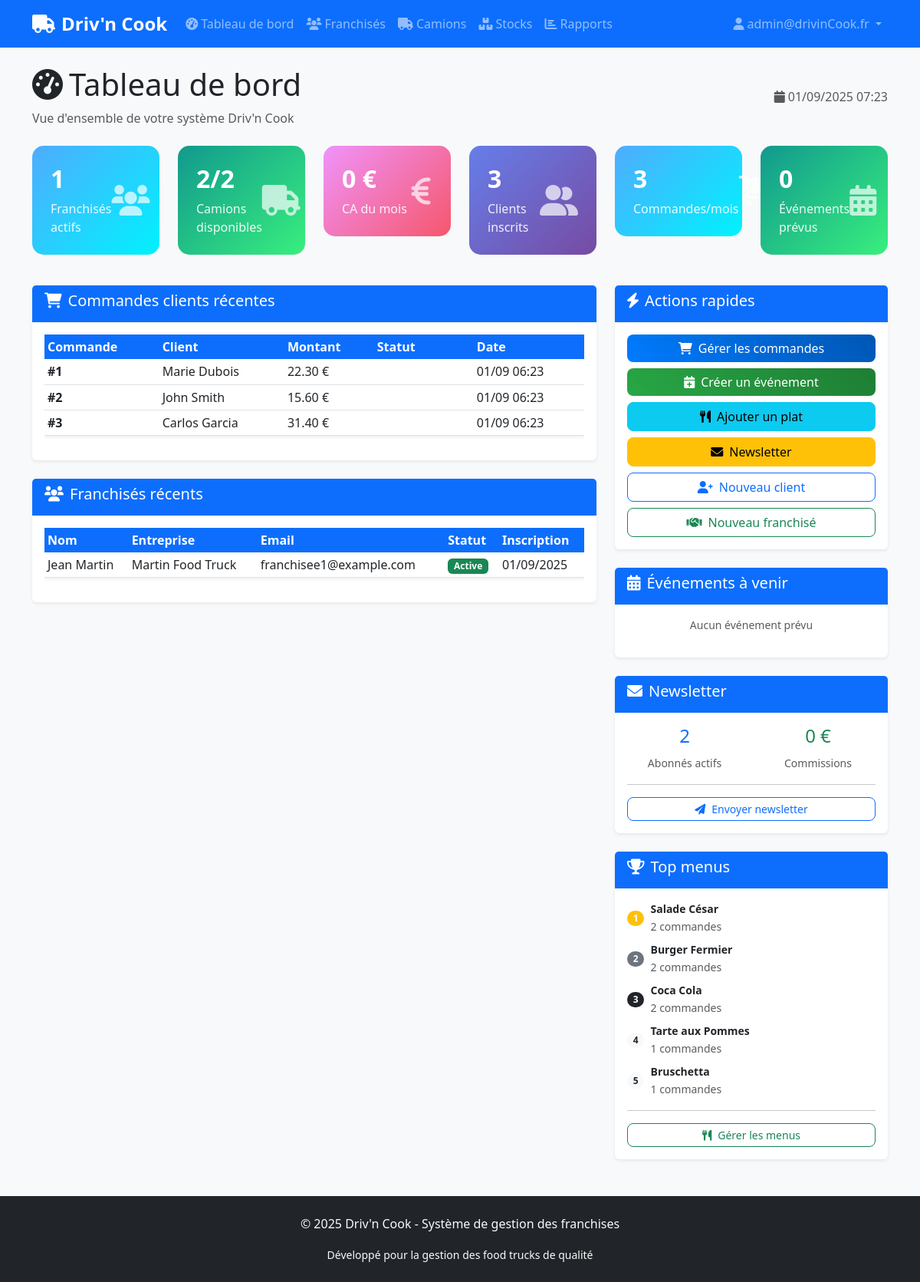
Page /admin/dashboard.php (signed in) on the committed database.
### tables this page shows
CREATE TABLE client_orders (
    id INT AUTO_INCREMENT PRIMARY KEY,
    client_id INT NOT NULL,
    truck_id INT,
    total_amount DECIMAL(10,2) NOT NULL,
    order_date TIMESTAMP DEFAULT CURRENT_TIMESTAMP,
    pickup_time DATETIME,
    pickup_location VARCHAR(100),
    status ENUM('pending', 'confirmed', 'ready', 'completed', 'cancelled') DEFAULT 'pending',
    payment_method ENUM('card', 'cash', 'loyalty_points') DEFAULT 'card',
    loyalty_points_used INT DEFAULT 0,
    FOREIGN KEY (client_id) REFERENCES clients(id) ON DELETE CASCADE,
    FOREIGN KEY (truck_id) REFERENCES trucks(id) ON DELETE SET NULL
);

CREATE TABLE clients (
    id INT AUTO_INCREMENT PRIMARY KEY,
    email VARCHAR(100) UNIQUE NOT NULL,
    password VARCHAR(255) NOT NULL,
    firstname VARCHAR(50) NOT NULL,
    lastname VARCHAR(50) NOT NULL,
    phone VARCHAR(20),
    address TEXT,
    loyalty_points INT DEFAULT 0,
    language ENUM('fr', 'en', 'es') DEFAULT 'fr',
    created_at TIMESTAMP DEFAULT CURRENT_TIMESTAMP
);

CREATE TABLE franchisees (
    id INT AUTO_INCREMENT PRIMARY KEY,
    user_id INT,
    name VARCHAR(100) NOT NULL,
    company_name VARCHAR(100),
    phone VARCHAR(20),
    address TEXT,
    entry_fee_paid DECIMAL(10,2) DEFAULT 50000.00,
    commission_rate DECIMAL(3,2) DEFAULT 4.00,
    status ENUM('active', 'inactive') DEFAULT 'active',
    created_at TIMESTAMP DEFAULT CURRENT_TIMESTAMP,
    FOREIGN KEY (user_id) REFERENCES users(id) ON DELETE CASCADE
);

CREATE TABLE users (
    id INT AUTO_INCREMENT PRIMARY KEY,
    email VARCHAR(100) UNIQUE NOT NULL,
    password VARCHAR(255) NOT NULL,
    type ENUM('admin', 'franchisee') NOT NULL,
    created_at TIMESTAMP DEFAULT CURRENT_TIMESTAMP
);

### admin/dashboard.php (the view, shortened to what the rows shown need)
<?php
require_once '../includes/header.php';
$pdo = getDBConnection();
$recent_client_orders = $pdo->query("
    SELECT co.id, co.total_amount, co.status, co.order_date,
           c.firstname, c.lastname, c.email,
           t.license_plate as truck_plate
    FROM client_orders co
    JOIN clients c ON co.client_id = c.id
    LEFT JOIN trucks t ON co.truck_id = t.id
    ORDER BY co.order_date DESC
    LIMIT 5
")->fetchAll();
$recent_franchisees = $pdo->query("
    SELECT f.*, u.email
    FROM franchisees f
    JOIN users u ON f.user_id = u.id
    ORDER BY f.created_at DESC
    LIMIT 5
")->fetchAll();
?>
<div class="fade-in">
    <div class="d-flex justify-content-between align-items-center mb-4">
        <div>
            <h1><i class="fas fa-tachometer-alt me-2"></i>Tableau de bord</h1>
        </div>
    </div>
    <div class="row">
        <div class="col-lg-8">
            <div class="card mb-4">
                <div class="card-body">
                    <?php if (empty($recent_client_orders)): ?>
                        <p class="text-muted text-center">Aucune commande récente</p>
                    <?php else: ?>
                        <div class="table-responsive">
                            <table class="table table-sm table-hover">
                                <thead>
                                    <tr>
                                        <th>Commande</th>
                                        <th>Client</th>
                                        <th>Montant</th>
                                        <th>Statut</th>
                                        <th>Date</th>
                                    </tr>
                                </thead>
                                <tbody>
                                    <?php foreach ($recent_client_orders as $order): ?>
                                        <tr>
                                            <td><strong>#<?php echo $order['id']; ?></strong></td>
                                            <td><?php echo htmlspecialchars($order['firstname'] . ' ' . $order['lastname']); ?></td>
                                            <td><?php echo number_format($order['total_amount'], 2); ?> €</td>
                                            <td>
                                                <span class="badge status-<?php echo $order['status']; ?>">
                                                </span>
                                            </td>
                                            <td><?php echo date('d/m H:i', strtotime($order['order_date'])); ?></td>
                                        </tr>
                                    <?php endforeach; ?>
                                </tbody>
                            </table>
                        </div>
                    <?php endif; ?>
                </div>
            </div>
            <div class="card">
                <div class="card-body">
                    <?php if (empty($recent_franchisees)): ?>
                        <p class="text-muted text-center">Aucun franchisé enregistré</p>
                    <?php else: ?>
                        <div class="table-responsive">
                            <table class="table table-sm table-hover">
                                <thead>
                                    <tr>
                                        <th>Nom</th>
                                        <th>Entreprise</th>
                                        <th>Email</th>
                                        <th>Statut</th>
                                        <th>Inscription</th>
                                    </tr>
                                </thead>
                                <tbody>
                                    <?php foreach ($recent_franchisees as $franchisee): ?>
                                        <tr>
                                            <td><?php echo htmlspecialchars($franchisee['name']); ?></td>
                                            <td><?php echo htmlspecialchars($franchisee['company_name'] ?? '-'); ?></td>
                                            <td><?php echo htmlspecialchars($franchisee['email']); ?></td>
                                            <td>
                                                <span class="badge status-<?php echo $franchisee['status']; ?>">
                                                    <?php echo ucfirst($franchisee['status']); ?>
                                                </span>
                                            </td>
                                            <td><?php echo date('d/m/Y', strtotime($franchisee['created_at'])); ?></td>
                                        </tr>
                                    <?php endforeach; ?>
                                </tbody>
                            </table>
                        </div>
                    <?php endif; ?>
                </div>
            </div>
        </div>
    </div>
</div>
<?php require_once '../includes/footer.php'; ?>

### rows in the picture
client_orders: id "1", client.lastname "Marie Dubois", total_amount "22.30", order_date "01/09 06:23"
client_orders: id "2", client.lastname "John Smith", total_amount "15.60", order_date "01/09 06:23"
client_orders: id "3", client.lastname "Carlos Garcia", total_amount "31.40", order_date "01/09 06:23"
franchisees: name "Jean Martin", company_name "Martin Food Truck", user.email "franchisee1@example.com", status "Active", created_at "01/09/2025"

### other values in the picture
$_SESSION['user_email'] "admin@drivinCook.fr"
$stats['franchisees'] "1"
$stats['available_trucks'] "2"
$stats['trucks'] "2"
$stats['total_revenue'] "0"
$stats['clients'] "3"
$stats['total_orders'] "3"
$stats['upcoming_events'] "0"
$newsletter_stats['active_subscribers'] "2"
$monthly_commissions "0"
$menu['name_fr'] "Salade César"
$menu['order_count'] "2"
$menu['name_fr'] "Burger Fermier"
$menu['name_fr'] "Coca Cola"
$menu['name_fr'] "Tarte aux Pommes"
